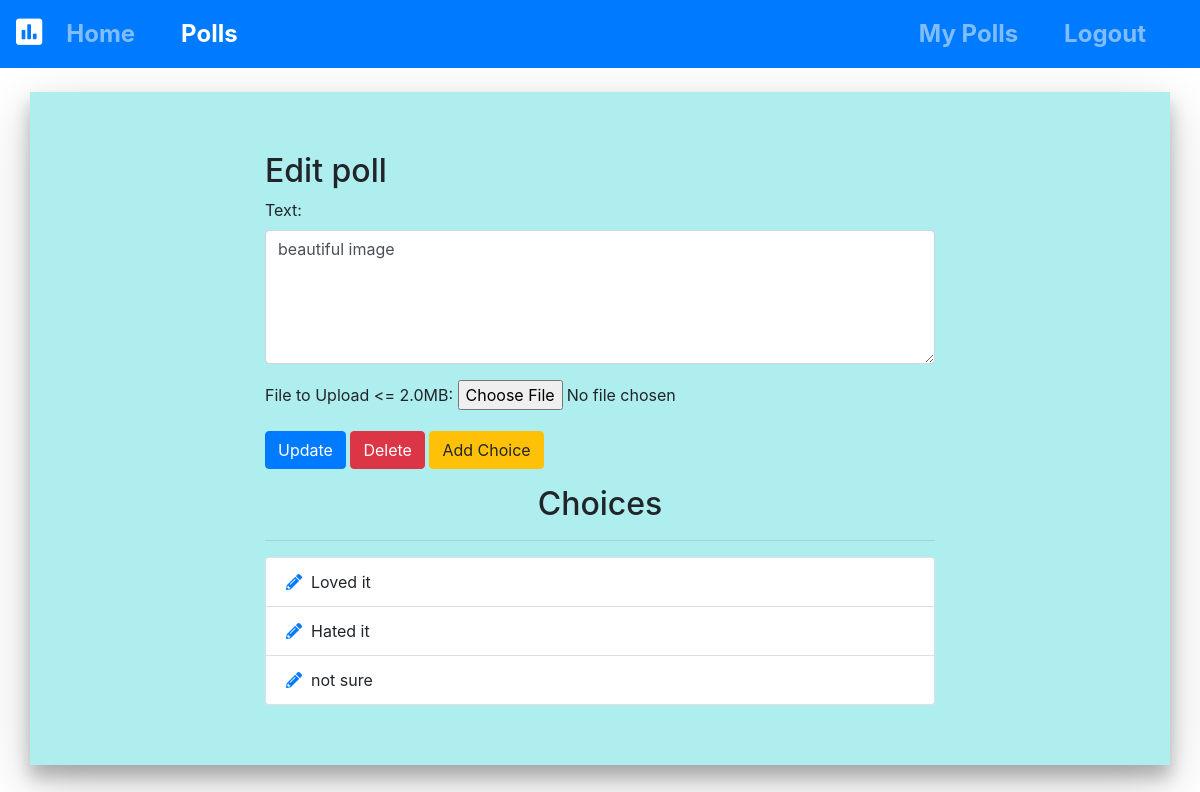
/polls/edit/24/ (signed in), run on the app's committed database.
### polls/models.py (models this page shows, shortened)
class Poll(models.Model):
    owner = models.ForeignKey(User, on_delete=models.CASCADE)
    text = models.TextField()
    picture = models.BinaryField(null=True, editable=True)
    content_type = models.CharField(max_length=256, null=True, help_text='The MIMEType of the file')
    pub_date = models.DateTimeField(default=timezone.now)
    active = models.BooleanField(default=True)

class Choice(models.Model):
    poll = models.ForeignKey(Poll, on_delete=models.CASCADE)
    choice_text = models.CharField(max_length=255)

### polls/views.py (the view)
# urls.py: path('edit/<int:poll_id>/', views.polls_edit, name='edit'),
@login_required
def polls_edit(request, poll_id):
    poll = get_object_or_404(Poll, pk=poll_id)
    if request.user != poll.owner:
        return redirect('home')
    if request.method == 'POST':
        poll = get_object_or_404(Poll, pk=poll_id, owner=request.user)
        form = EditPollForm(request.POST, request.FILES or None,instance=poll)
        if form.is_valid:
            form.save()
            poll = form.save(commit=False)
            poll.save()
            messages.success(request, "Poll Updated successfully",
                             extra_tags='alert alert-success alert-dismissible fade show')
            return redirect("polls:list")
    else:
        form = EditPollForm(instance=poll)
    return render(request, "polls/poll_edit.html", {'form': form, 'poll': poll})

### polls/forms.py (shortened to what this page needs)
class EditPollForm(forms.ModelForm):
    max_upload_limit = 2 * 1024 * 1024
    max_upload_limit_text = naturalsize(max_upload_limit)
    picture = forms.FileField(required=True, label='File to Upload <= '+max_upload_limit_text)
    upload_field_name = 'picture'
    class Meta:
        model = Poll
        fields = ['text','picture' ]
        widgets = {
            'text': forms.Textarea(attrs={'class': 'form-control', 'rows': 5, 'cols': 20}),
        }

### polls/templates/polls/poll_edit.html (shortened to what this page needs)
{% extends 'base.html' %}
{% block content %}
<nav class="navbar navbar-expand-sm navbar-dark bg-primary">
    <a class="navbar-brand" href=""><i class="fas fa-poll" style="font-size:150%;"></i></a>
    <div class="collapse navbar-collapse" id="collapsibleNavId">
        <ul class="navbar-nav mr-auto mt-2 mt-lg-0">
            <li class="nav-item" style="margin-right:30px;font-size: 150%; font-weight: bold;">
                <a class="nav-link " href="{% url 'home' %}">Home <span class="sr-only">(current)</span></a>
            </li>
            <li class="nav-item " style="margin-right:30px;font-size: 150%; font-weight: bold;">
                <a class="nav-link active" href="{% url 'polls:list' %}">Polls</a>
            </li>
        </ul>
        <div class="navbar-nav ml-auto">
            {% if request.user.is_authenticated %}
            <a class="nav-link" style="margin-right:30px;font-size: 150%; font-weight: bold;" href="{% url 'polls:list_by_user' %}">My Polls</a>
            <a class="nav-link" style="margin-right:30px;font-size: 150%; font-weight: bold;" href="{% url 'accounts:logout' %}">Logout</a>
            {% else %}
            <a class="nav-link" style="margin-right:30px;font-size: 150%; font-weight: bold;" href="{% url 'accounts:login' %}">Login</a>
            <a class="nav-link" style="margin-right:30px;font-size: 150%; font-weight: bold;" href="{% url 'accounts:register' %}">Signup</a>
            {% endif %}
        </div>
    </div>
</nav>
<div class="container polldetail">
    <div class="row center">
        <div class="col-md-8 offset-md-2">
            <h2>Edit poll</h2>
            <form action="" method="POST" id="upload_form" enctype="multipart/form-data">
                {% for field in form %}
                <div class="form-group">
                    {{ field.label_tag }}
                    {{ field }}
                </div>
                {% endfor %}
                <button type="submit" class="btn btn-primary">Update</button>
                <a class="btn btn-danger" href="{% url 'polls:delete_poll' poll.id %}" role="button" onclick="return confirm('Are you sure?')">Delete</a>
                <a class="btn btn-warning" href="{% url 'polls:add_choice' poll.id %}" role="button">Add Choice</a>
            </form>
            <div class="choices">
                <h2 class="text-center mt-3">Choices</h2>
                <hr>
                <ul class="list-group">
                    {% for choice in poll.choice_set.all %}
                    <li class="list-group-item"><a href="{% url 'polls:choice_edit' choice.id %}"><i class="fas fa-pencil-alt"></i></a>&nbsp
                        {{ choice.choice_text }}</li>
                    {% endfor %}
                </ul>
            </div>
        </div>
    </div>
</div>
{% endblock %}

### static/css/home_style.css (style rules this page uses)
.polldetail { width:100%; background-color: #afeeee ; padding: 5%; border-radius: 0%; box-shadow: 0 12px 16px 0 rgba(0,0,0,0.24), 0 17px 50px 0 rgba(0,0,0,0.19); margin-bottom:5%; margin-top:2%; }

### data on the page
Poll: form "beautiful image"
Choice: choice_text "Loved it"
Choice: choice_text "Hated it"
Choice: choice_text "not sure"

### other printed values
{{ field.label_tag }} "Text:" "File to Upload <= 2.0MB:"
